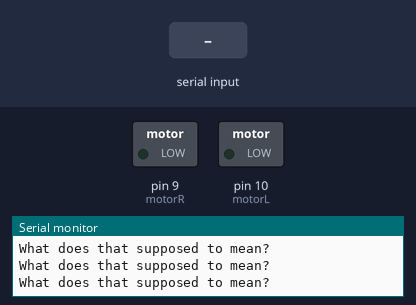
Simulated run of this program. Board: Arduino Uno, built with avr-gcc and run on an emulated ATmega328P. Shown: switched loads named in the program (green lamp = pin HIGH), the last lines printed to the serial monitor. The test bench sets the inputs (shaded band).

Above: at 1.2 s.
1.3 s: "d" received over Serial
At 2.5 s:
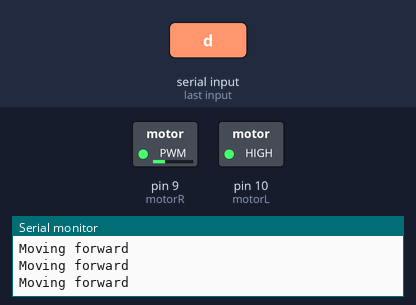
2.8 s: "s" received over Serial
At 3.9 s:
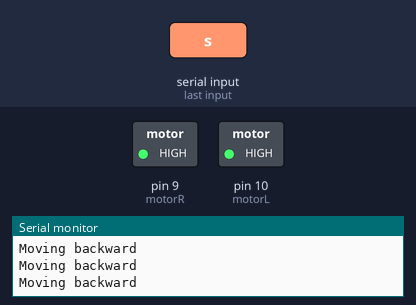
4.3 s: "a" received over Serial
At 5.1 s:
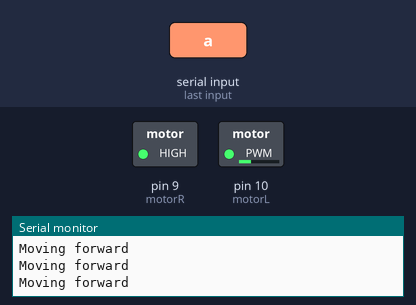
5.8 s: "w" received over Serial
At 6.3 s:
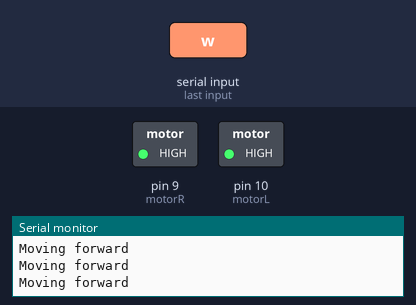
7.3 s: "d" received over Serial
At 7.6 s:
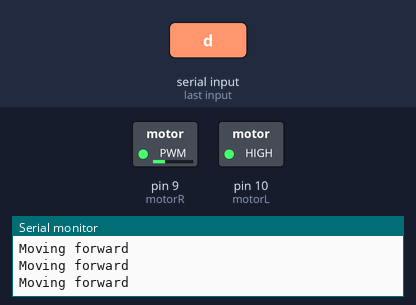
Timing chart, 0 to 9.8 s (numbered marks = the images above; inputs shaded):
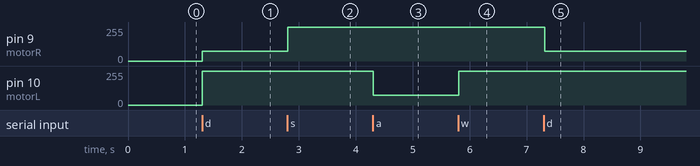

Measured:
- after the input at 1.3 s, pin 9 (motorR): 0/255 → 75/255 at once; pin 10 (motorL): 0/255 → 255/255 at once
- after the input at 2.8 s, pin 9 (motorR): 75/255 → 255/255 at once
- after the input at 4.3 s, pin 10 (motorL): 255/255 → 75/255 at once
- after the input at 5.8 s, pin 10 (motorL): 75/255 → 255/255 at once
- after the input at 7.3 s, pin 9 (motorR): 255/255 → 75/255 at once

The program:

main.cpp
```cpp
#include <Arduino.h>

#define motorR 9
#define motorL 10
int val;

void setup()
{
  Serial.begin(115200);
  pinMode(motorR, OUTPUT);
  pinMode(motorL, OUTPUT);
  pinMode(0, INPUT_PULLUP);
}

void loop()
{
  int speed = 255;

  if (Serial.available() > 0)
  {
    val = Serial.read();
    Serial.println(val);
  }

    if (val == 'd')
    {  // Move to the right
      analogWrite(motorR, speed - 180);
      analogWrite(motorL, speed);
      Serial.println("Moving forward");
    }

    else if (val == 'w')
    {  // Move forward
      analogWrite(motorR, speed);
      analogWrite(motorL, speed);
      Serial.println("Moving forward");}

    else if (val == 'a')
    {  // Move to the left
      analogWrite(motorR, speed);
      analogWrite(motorL, speed - 180);
      Serial.println("Moving forward");}

    else if (val == 's')
    {
      analogWrite(motorR, -speed);
      analogWrite(motorL, -speed);
      Serial.println("Moving backward");
    }
    else
    {
      Serial.println("What does that supposed to mean?");
    }

  delay(100);
}
```
